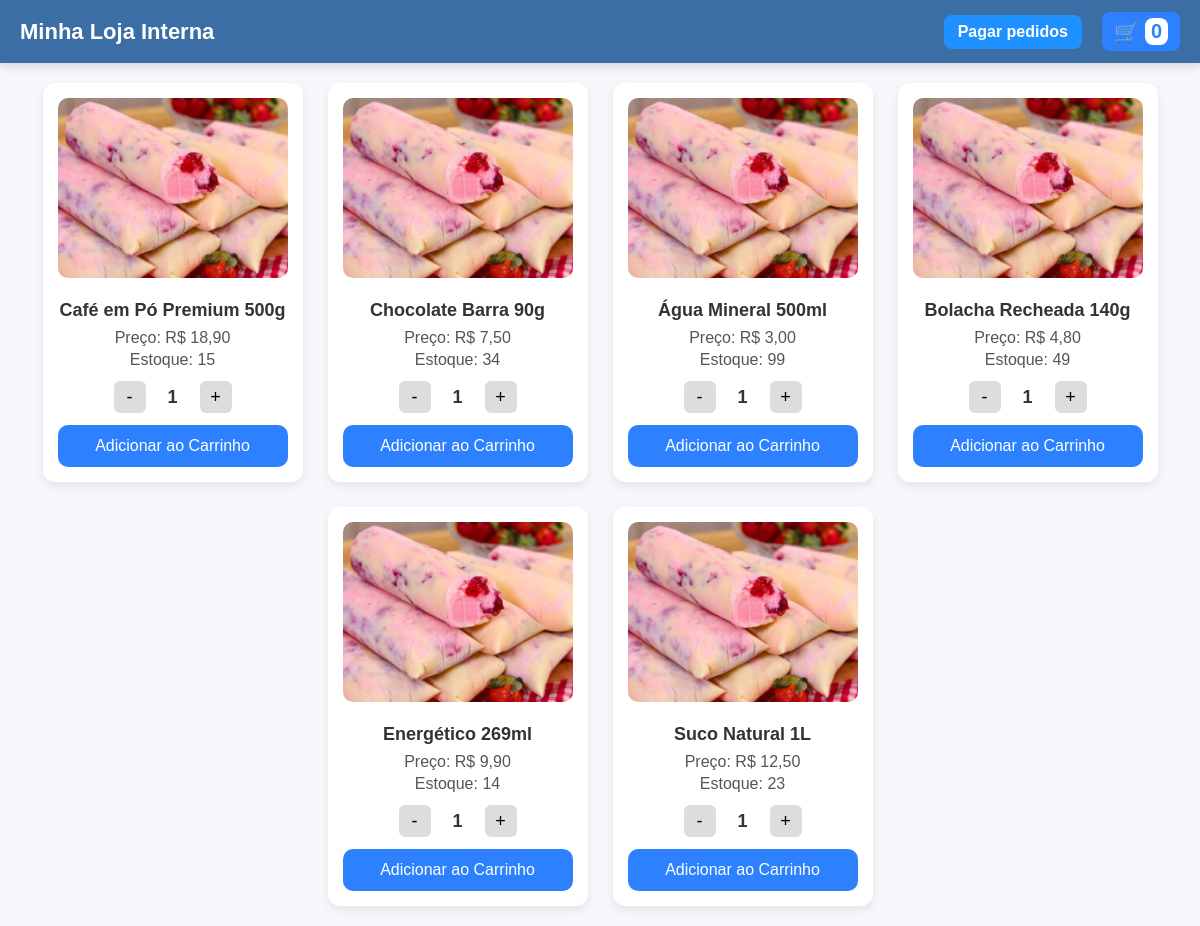
Before: / with the older database file.
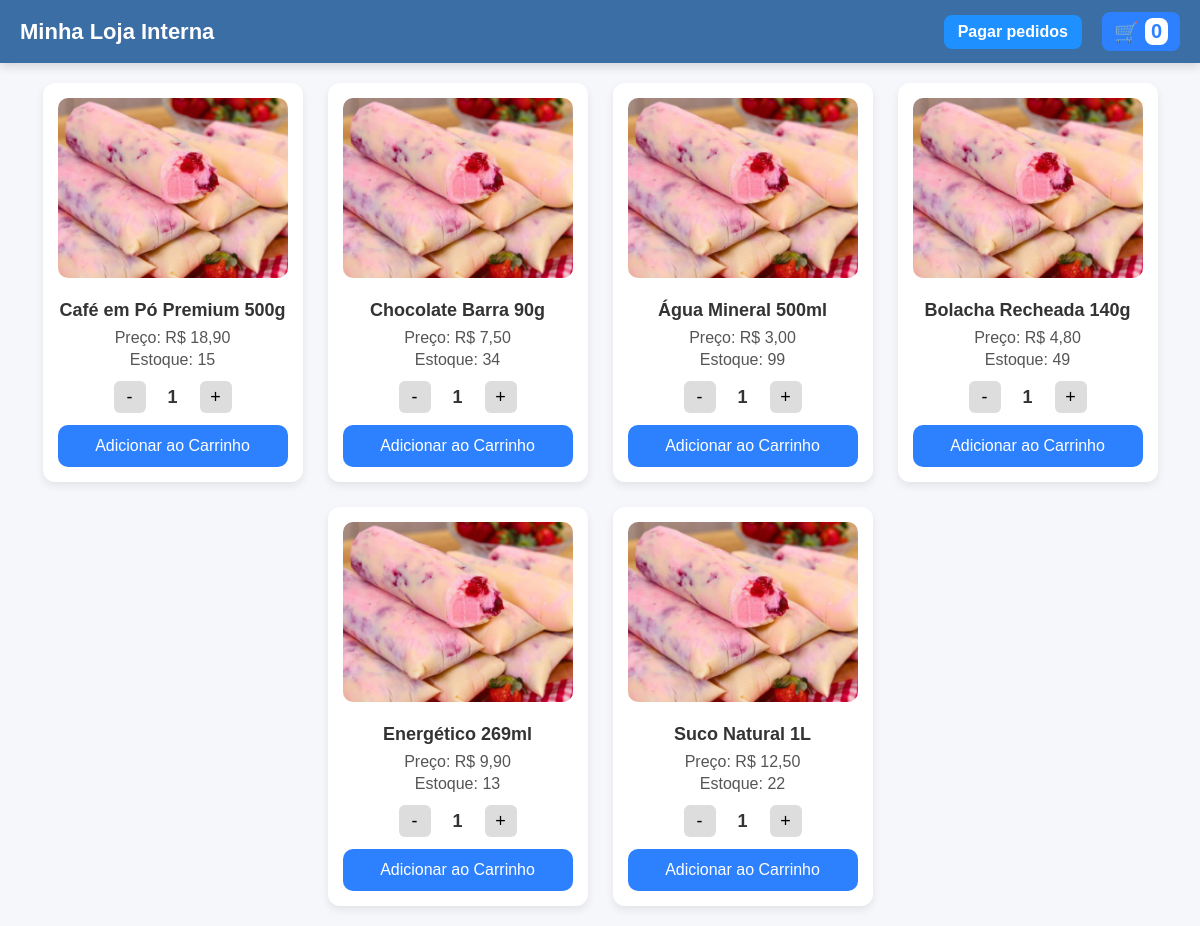
After: the same page with the newer database file.
### core/models.py (models this page shows, shortened)
class Produto(models.Model):
    nome = models.CharField(max_length=100)  # nome do produto
    preco = models.DecimalField(max_digits=8, decimal_places=2)  # preço
    estoque = models.IntegerField(default=0)  # quantidade em estoque
    imagem = models.ImageField(upload_to='produtos/')  # upload imagem

### core/views.py (the view)
# urls.py: path('', views.home, name='home'),
def home(request):
    produtos = Produto.objects.all()  # pega todos produtos
    return render(request, "home.html", {"produtos": produtos})  # envia para o html

### core/templates/home.html (shortened to what this page needs)
{% load static %}
<!DOCTYPE html>
<html lang="pt-br">
<head>
    <link rel="stylesheet" href="/static/css/home.css">
</head>
<body>
<div class="topbar">
    <h2>Minha Loja Interna</h2>
    <div class="menu">
        <a href="/pagar/" class="menu-link">Pagar pedidos</a>
        <div class="carrinho-icone" onclick="window.location='/carrinho/'">
            🛒 <span id="carrinho-count">0</span>
        </div>
    </div>
</div>
<div id="lista-produtos">
    {% for p in produtos %}
    <div class="produto">
        <img src="{{ p.imagem.url }}" alt="{{ p.nome }}">
        <h3>{{ p.nome }}</h3>
        <p class="preco">Preço: R$ {{ p.preco }}</p>
        <p class="estoque" data-estoque="{{ p.estoque }}">Estoque: {{ p.estoque }}</p>
        <div class="qtd-controle">
            <button class="btn-menos">-</button>
            <span class="qtd">1</span>
            <button class="btn-mais">+</button>
        </div>
        <button class="btn-add">Adicionar ao Carrinho</button>
    </div>
    {% endfor %}
</div>
</body>
</html>

### static/css/home.css (style rules this page uses)
body { margin: 0; padding: 0; overflow-x: hidden; background: #f5f7fa; font-family: Arial, sans-serif; color: #333; }
.topbar { width: 100%; background: #3A6EA5; color: white; padding: 12px 20px; display: flex; justify-content: space-between; align-items: center; box-sizing: border-box; box-shadow: 0 3px 10px rgba(0,0,0,0.15); position: sticky; top: 0; z-index: 100; }
.topbar h2 { margin: 0; font-size: 22px; font-weight: 600; }
.menu { display: flex; align-items: center; gap: 20px; }
.menu a { color: white; text-decoration: none; font-size: 16px; transition: opacity .2s; }
.menu-link { background: #1e90ff; padding: 8px 14px; border-radius: 8px; font-weight: bold; }
.carrinho-icone { font-size: 20px; cursor: pointer; padding: 6px 12px; background: #2D81FF; border-radius: 8px; display: flex; align-items: center; gap: 6px; transition: background .2s; }
#carrinho-count { background: white; color: #2D81FF; padding: 2px 6px; border-radius: 8px; font-weight: bold; }
#lista-produtos { display: flex; flex-wrap: wrap; gap: 25px; padding: 20px; justify-content: center; }
.produto { max-width: 260px; width: 100%; background: #fff; border-radius: 12px; padding: 15px; box-shadow: 0 4px 8px rgba(0,0,0,0.08); transition: transform .2s, box-shadow .2s; box-sizing: border-box; }
.produto img { width: 100%; height: 180px; object-fit: cover; border-radius: 10px; margin-bottom: 10px; }
.produto h3 { font-size: 18px; font-weight: bold; margin: 8px 0; text-align: center; }
.preco, .estoque { color: #555; margin: 4px 0; text-align: center; }
.qtd-controle { display: flex; justify-content: center; align-items: center; gap: 12px; margin: 12px 0; }
.qtd-controle button { width: 32px; height: 32px; border-radius: 6px; border: none; background: #ddd; font-size: 18px; cursor: pointer; transition: background .2s; }
.qtd { font-size: 18px; font-weight: bold; width: 30px; text-align: center; }
.btn-add { width: 100%; padding: 12px; background: #2D81FF; color: #fff; border: none; border-radius: 10px; cursor: pointer; font-size: 16px; transition: background .2s, transform .2s; }

Changed rows visible on the page:
changed Produto "Energético 269ml": estoque "14" → "13"
changed Produto "Suco Natural 1L": estoque "23" → "22"
